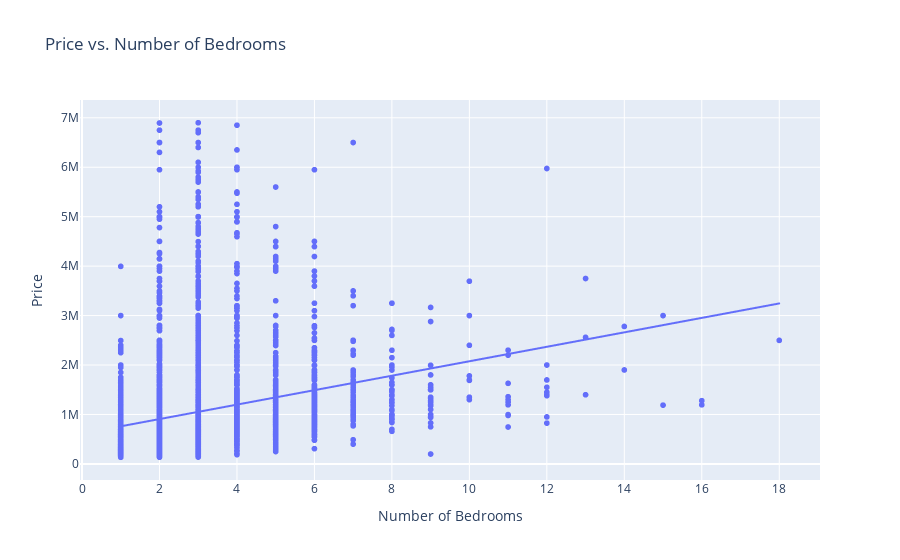
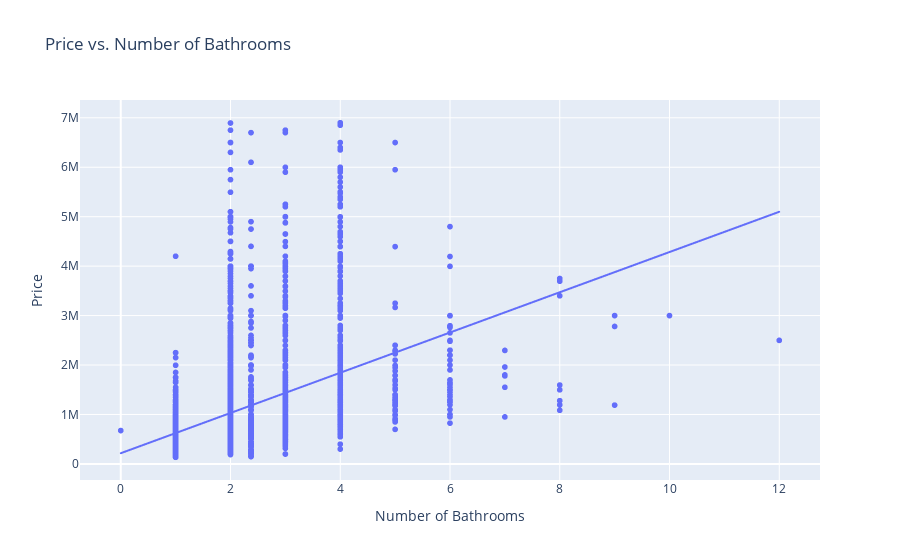

The notebook cell these images were saved under, in order:
### Code cell
import plotly.express as px

fig1 = px.scatter(df_normal, x='BEDS', y='PRICE', 
                  trendline='ols', 
                  labels={'PRICE': 'Price', 'BEDS': 'Number of Bedrooms'},
                  title='Price vs. Number of Bedrooms')
fig1.show()

fig2 = px.scatter(df_normal, x='BATH', y='PRICE', 
                  trendline='ols', 
                  labels={'PRICE': 'Price', 'BATH': 'Number of Bathrooms'},
                  title='Price vs. Number of Bathrooms')
fig2.show()

### Figure 1 — Plotly figure (JSON) as saved in the notebook; plotly's stock layout.template omitted (floating-point values rounded to 4 significant figures; data arrays with more than 128 entries replaced by an {"elided": "..."} marker saying what was removed)
{"data": [{"hovertemplate": "Number of Bedrooms=%{x}<br>Price=%{y}<extra></extra>", "legendgroup": "", "marker": {"color": "#636efa", "symbol": "circle"}, "mode": "markers", "name": "", "showlegend": false, "type": "scattergl", "x": {"elided": "4046 int values"}, "xaxis": "x", "y": {"elided": "4046 int values"}, "yaxis": "y"}, {"hovertemplate": "<b>OLS trendline</b><br>PRICE = 146163 * BEDS + 614697<br>R<sup>2</sup>=0.072123<br><br>Number of Bedrooms=%{x}<br>Price=%{y} <b>(trend)</b><extra></extra>", "legendgroup": "", "marker": {"color": "#636efa", "symbol": "circle"}, "mode": "lines", "name": "", "showlegend": false, "type": "scattergl", "x": {"elided": "4046 int values"}, "xaxis": "x", "y": {"elided": "4046 float values"}, "yaxis": "y"}], "layout": {"legend": {"tracegroupgap": 0}, "title": {"text": "Price vs. Number of Bedrooms"}, "xaxis": {"anchor": "y", "domain": [0, 1], "title": {"text": "Number of Bedrooms"}}, "yaxis": {"anchor": "x", "domain": [0, 1], "title": {"text": "Price"}}}}

### Figure 2 — Plotly figure (JSON) as saved in the notebook; plotly's stock layout.template omitted (floating-point values rounded to 4 significant figures; data arrays with more than 128 entries replaced by an {"elided": "..."} marker saying what was removed)
{"data": [{"hovertemplate": "Number of Bathrooms=%{x}<br>Price=%{y}<extra></extra>", "legendgroup": "", "marker": {"color": "#636efa", "symbol": "circle"}, "mode": "markers", "name": "", "showlegend": false, "type": "scattergl", "x": {"elided": "4046 float values"}, "xaxis": "x", "y": {"elided": "4046 int values"}, "yaxis": "y"}, {"hovertemplate": "<b>OLS trendline</b><br>PRICE = 406901 * BATH + 216494<br>R<sup>2</sup>=0.219006<br><br>Number of Bathrooms=%{x}<br>Price=%{y} <b>(trend)</b><extra></extra>", "legendgroup": "", "marker": {"color": "#636efa", "symbol": "circle"}, "mode": "lines", "name": "", "showlegend": false, "type": "scattergl", "x": {"elided": "4046 float values"}, "xaxis": "x", "y": {"elided": "4046 float values"}, "yaxis": "y"}], "layout": {"legend": {"tracegroupgap": 0}, "title": {"text": "Price vs. Number of Bathrooms"}, "xaxis": {"anchor": "y", "domain": [0, 1], "title": {"text": "Number of Bathrooms"}}, "yaxis": {"anchor": "x", "domain": [0, 1], "title": {"text": "Price"}}}}
